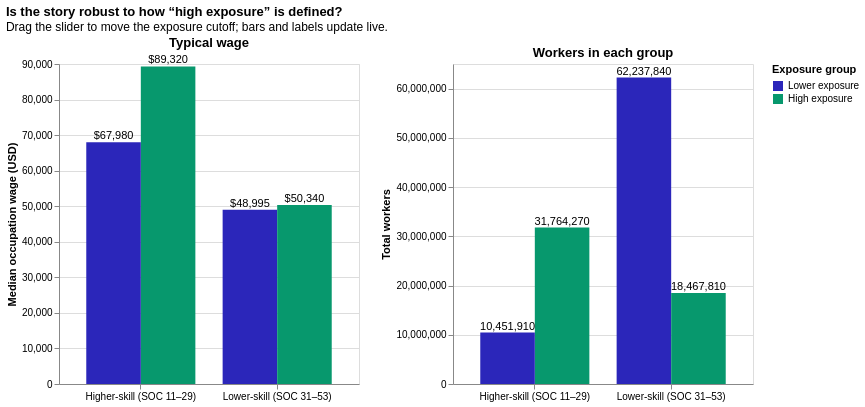

Notebook cell for this chart:
### Markdown cell above
### Visual 5 — Is the story robust to how "high exposure" is defined?
"High exposure" depends on where we draw the line, so this chart lets you move it.
**How to use it:** drag the slider to change the exposure cutoff. The bars recompute live.

### Code cell
cut_param = alt.param(value=0.5, bind=alt.binding_range(
    min=-1.5, max=1.5, step=0.1, name='"High exposure" = AIOE above: '))
exp_scale = alt.Scale(domain=['Lower exposure', 'High exposure'], range=["#2b26ba", "#07986d"])
base5 = alt.Chart(df).transform_calculate(
    exposure=alt.expr.if_(alt.datum.AIOE > cut_param, 'High exposure', 'Lower exposure'))


def tier_exposure(y_field, title, fmt, legend):
    bars_ = base5.mark_bar().encode(
        x=alt.X('skill_tier:N', sort=[HI, LO], title=None, axis=alt.Axis(labelLimit=200, labelAngle=0)),
        xOffset=alt.XOffset('exposure:N', sort=['Lower exposure', 'High exposure']),
        y=alt.Y(y_field, title=title),
        color=alt.Color('exposure:N', scale=exp_scale,
                        legend=alt.Legend(title='Exposure group') if legend else None),
        tooltip=[alt.Tooltip('skill_tier:N', title='Skill tier'),
                 alt.Tooltip('exposure:N', title='Exposure'),
                 alt.Tooltip('count():Q', title='Occupations'),
                 alt.Tooltip(y_field, title=title, format=fmt)])
    labels_ = (bars_.mark_text(dy=-6, fontSize=11)
               .encode(text=alt.Text(y_field, format=fmt), color=alt.value('black')))
    return bars_ + labels_


wage_panel = tier_exposure('median(A_MEDIAN):Q', 'Median occupation wage (USD)', '$,.0f', True).properties(
    width=300, height=320, title='Typical wage')
emp_panel = tier_exposure('sum(TOT_EMP):Q', 'Total workers', ',.0f', False).properties(
    width=300, height=320, title='Workers in each group')

visual5 = alt.hconcat(wage_panel, emp_panel).add_params(cut_param).properties(
    title=alt.TitleParams('Is the story robust to how “high exposure” is defined?',
                          subtitle=['Drag the slider to move the exposure cutoff; bars and labels update live.']))
visual5

### Figure 1 — Vega-Lite specification as saved in the notebook (floating-point values rounded to 4 significant figures; data arrays with more than 128 entries replaced by an {"elided": "..."} marker saying what was removed)
{"config": {"view": {"continuousWidth": 300, "continuousHeight": 300}}, "hconcat": [{"layer": [{"mark": {"type": "bar"}, "encoding": {"color": {"field": "exposure", "legend": {"title": "Exposure group"}, "scale": {"domain": ["Lower exposure", "High exposure"], "range": ["#2b26ba", "#07986d"]}, "type": "nominal"}, "tooltip": [{"field": "skill_tier", "title": "Skill tier", "type": "nominal"}, {"field": "exposure", "title": "Exposure", "type": "nominal"}, {"aggregate": "count", "title": "Occupations", "type": "quantitative"}, {"aggregate": "median", "field": "A_MEDIAN", "format": "$,.0f", "title": "Median occupation wage (USD)", "type": "quantitative"}], "x": {"axis": {"labelAngle": 0, "labelLimit": 200}, "field": "skill_tier", "sort": ["Higher-skill (SOC 11–29)", "Lower-skill (SOC 31–53)"], "title": null, "type": "nominal"}, "xOffset": {"field": "exposure", "sort": ["Lower exposure", "High exposure"], "type": "nominal"}, "y": {"aggregate": "median", "field": "A_MEDIAN", "title": "Median occupation wage (USD)", "type": "quantitative"}}, "transform": [{"calculate": "if((datum.AIOE > param_7c396dddeec7840e),'High exposure','Lower exposure')", "as": "exposure"}]}, {"mark": {"type": "text", "dy": -6, "fontSize": 11}, "encoding": {"color": {"value": "black"}, "text": {"aggregate": "median", "field": "A_MEDIAN", "format": "$,.0f", "type": "quantitative"}, "tooltip": [{"field": "skill_tier", "title": "Skill tier", "type": "nominal"}, {"field": "exposure", "title": "Exposure", "type": "nominal"}, {"aggregate": "count", "title": "Occupations", "type": "quantitative"}, {"aggregate": "median", "field": "A_MEDIAN", "format": "$,.0f", "title": "Median occupation wage (USD)", "type": "quantitative"}], "x": {"axis": {"labelAngle": 0, "labelLimit": 200}, "field": "skill_tier", "sort": ["Higher-skill (SOC 11–29)", "Lower-skill (SOC 31–53)"], "title": null, "type": "nominal"}, "xOffset": {"field": "exposure", "sort": ["Lower exposure", "High exposure"], "type": "nominal"}, "y": {"aggregate": "median", "field": "A_MEDIAN", "title": "Median occupation wage (USD)", "type": "quantitative"}}, "transform": [{"calculate": "if((datum.AIOE > param_7c396dddeec7840e),'High exposure','Lower exposure')", "as": "exposure"}]}], "height": 320, "title": "Typical wage", "width": 300}, {"layer": [{"mark": {"type": "bar"}, "encoding": {"color": {"field": "exposure", "legend": null, "scale": {"domain": ["Lower exposure", "High exposure"], "range": ["#2b26ba", "#07986d"]}, "type": "nominal"}, "tooltip": [{"field": "skill_tier", "title": "Skill tier", "type": "nominal"}, {"field": "exposure", "title": "Exposure", "type": "nominal"}, {"aggregate": "count", "title": "Occupations", "type": "quantitative"}, {"aggregate": "sum", "field": "TOT_EMP", "format": ",.0f", "title": "Total workers", "type": "quantitative"}], "x": {"axis": {"labelAngle": 0, "labelLimit": 200}, "field": "skill_tier", "sort": ["Higher-skill (SOC 11–29)", "Lower-skill (SOC 31–53)"], "title": null, "type": "nominal"}, "xOffset": {"field": "exposure", "sort": ["Lower exposure", "High exposure"], "type": "nominal"}, "y": {"aggregate": "sum", "field": "TOT_EMP", "title": "Total workers", "type": "quantitative"}}, "transform": [{"calculate": "if((datum.AIOE > param_7c396dddeec7840e),'High exposure','Lower exposure')", "as": "exposure"}]}, {"mark": {"type": "text", "dy": -6, "fontSize": 11}, "encoding": {"color": {"value": "black"}, "text": {"aggregate": "sum", "field": "TOT_EMP", "format": ",.0f", "type": "quantitative"}, "tooltip": [{"field": "skill_tier", "title": "Skill tier", "type": "nominal"}, {"field": "exposure", "title": "Exposure", "type": "nominal"}, {"aggregate": "count", "title": "Occupations", "type": "quantitative"}, {"aggregate": "sum", "field": "TOT_EMP", "format": ",.0f", "title": "Total workers", "type": "quantitative"}], "x": {"axis": {"labelAngle": 0, "labelLimit": 200}, "field": "skill_tier", "sort": ["Higher-skill (SOC 11–29)", "Lower-skill (SOC 31–53)"], "title": null, "type": "nominal"}, "xOffset": {"field": "exposure", "sort": ["Lower exposure", "High exposure"], "type": "nominal"}, "y": {"aggregate": "sum", "field": "TOT_EMP", "title": "Total workers", "type": "quantitative"}}, "transform": [{"calculate": "if((datum.AIOE > param_7c396dddeec7840e),'High exposure','Lower exposure')", "as": "exposure"}]}], "height": 320, "title": "Workers in each group", "width": 300}], "data": {"name": "data-ce9e1a80752f62f2262d3f2b586ebb21"}, "params": [{"name": "param_7c396dddeec7840e", "bind": {"input": "range", "max": 1.5, "min": -1.5, "name": "\"High exposure\" = AIOE above: ", "step": 0.1}, "value": 0.5}], "title": {"text": "Is the story robust to how “high exposure” is defined?", "subtitle": ["Drag the slider to move the exposure cutoff; bars and labels update live."]}, "$schema": "https://vega.github.io/schema/vega-lite/v6.4.1.json", "datasets": {"data-ce9e1a80752f62f2262d3f2b586ebb21": {"elided": "670 records"}}}
